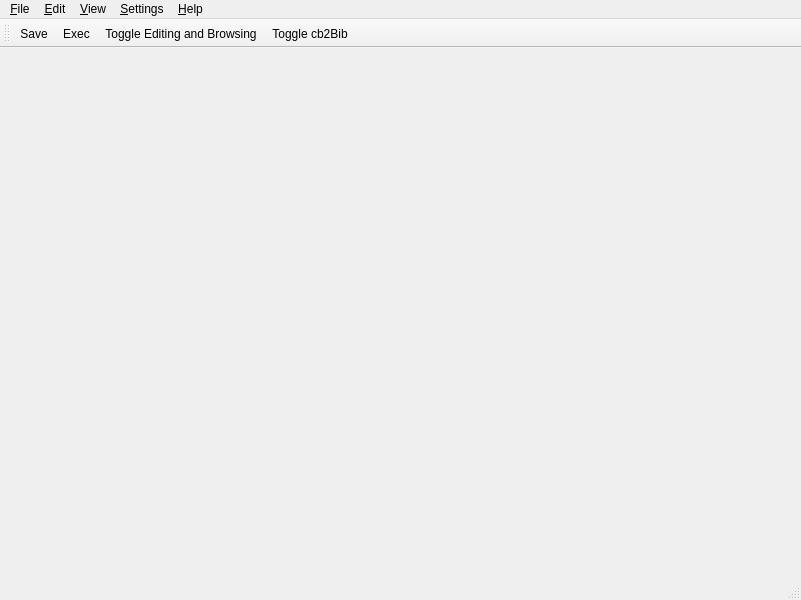
<?xml version="1.0" encoding="UTF-8"?>
<ui version="4.0">
 <author>Pere Constans</author>
 <class>c2bEditor</class>
 <widget class="QMainWindow" name="c2bEditor">
  <property name="geometry">
   <rect>
    <x>0</x>
    <y>0</y>
    <width>801</width>
    <height>600</height>
   </rect>
  </property>
  <property name="windowTitle">
   <string>Editor - cb2Bib</string>
  </property>
  <widget class="QWidget" name="centralwidget"/>
  <widget class="QMenuBar" name="menubar">
   <property name="geometry">
    <rect>
     <x>0</x>
     <y>0</y>
     <width>801</width>
     <height>30</height>
    </rect>
   </property>
   <widget class="QMenu" name="menuHelp">
    <property name="title">
     <string>&amp;Help</string>
    </property>
    <addaction name="helpEditorAction"/>
    <addaction name="separator"/>
    <addaction name="helpCb2BibAction"/>
   </widget>
   <widget class="QMenu" name="menuEdit">
    <property name="title">
     <string>&amp;Edit</string>
    </property>
    <addaction name="setLyXPipeAction"/>
   </widget>
   <widget class="QMenu" name="menuView">
    <property name="title">
     <string>&amp;View</string>
    </property>
    <addaction name="viewEditorModeAction"/>
    <addaction name="separator"/>
    <addaction name="viewCb2BibAction"/>
    <addaction name="separator"/>
    <addaction name="viewZoomInAction"/>
    <addaction name="viewZoomOutAction"/>
    <addaction name="separator"/>
   </widget>
   <widget class="QMenu" name="menuSettings">
    <property name="title">
     <string>&amp;Settings</string>
    </property>
    <addaction name="settingsCb2BibAction"/>
   </widget>
   <widget class="QMenu" name="menuFile">
    <property name="title">
     <string>&amp;File</string>
    </property>
    <addaction name="fileOpenAction"/>
    <addaction name="separator"/>
    <addaction name="fileSaveAction"/>
    <addaction name="fileSaveAsAction"/>
    <addaction name="fileExecAction"/>
    <addaction name="separator"/>
    <addaction name="fileExportEntriesAction"/>
    <addaction name="separator"/>
    <addaction name="fileCloseAction"/>
    <addaction name="separator"/>
    <addaction name="fileExitAction"/>
   </widget>
   <addaction name="menuFile"/>
   <addaction name="menuEdit"/>
   <addaction name="menuView"/>
   <addaction name="menuSettings"/>
   <addaction name="menuHelp"/>
  </widget>
  <widget class="QStatusBar" name="statusbar"/>
  <widget class="QToolBar" name="toolBar">
   <property name="windowTitle">
    <string>Tools</string>
   </property>
   <property name="orientation">
    <enum>Qt::Horizontal</enum>
   </property>
   <attribute name="toolBarArea">
    <enum>TopToolBarArea</enum>
   </attribute>
   <attribute name="toolBarBreak">
    <bool>false</bool>
   </attribute>
   <addaction name="fileSaveAction"/>
   <addaction name="fileExecAction"/>
   <addaction name="viewEditorModeAction"/>
   <addaction name="viewCb2BibAction"/>
  </widget>
  <action name="fileSaveAction">
   <property name="icon">
    <iconset resource="cb2bib.qrc">
     <normaloff>:/icons/icons/filesave22.png</normaloff>:/icons/icons/filesave22.png</iconset>
   </property>
   <property name="text">
    <string>Save</string>
   </property>
   <property name="statusTip">
    <string>Save</string>
   </property>
  </action>
  <action name="fileSaveAsAction">
   <property name="icon">
    <iconset resource="cb2bib.qrc">
     <normaloff>:/icons/icons/filesaveas22.png</normaloff>:/icons/icons/filesaveas22.png</iconset>
   </property>
   <property name="text">
    <string>Save As...</string>
   </property>
   <property name="iconText">
    <string>Save As</string>
   </property>
   <property name="toolTip">
    <string>Save As</string>
   </property>
   <property name="statusTip">
    <string>Save as...</string>
   </property>
  </action>
  <action name="fileExecAction">
   <property name="icon">
    <iconset resource="cb2bib.qrc">
     <normaloff>:/icons/icons/exec22.png</normaloff>:/icons/icons/exec22.png</iconset>
   </property>
   <property name="text">
    <string>Exec</string>
   </property>
  </action>
  <action name="fileCloseAction">
   <property name="icon">
    <iconset resource="cb2bib.qrc">
     <normaloff>:/icons/icons/fileclose22.png</normaloff>:/icons/icons/fileclose22.png</iconset>
   </property>
   <property name="text">
    <string>Close Document</string>
   </property>
   <property name="iconText">
    <string>Close Document</string>
   </property>
   <property name="toolTip">
    <string>Close Document</string>
   </property>
   <property name="statusTip">
    <string>Close document</string>
   </property>
  </action>
  <action name="fileExitAction">
   <property name="icon">
    <iconset resource="cb2bib.qrc">
     <normaloff>:/icons/icons/exit.png</normaloff>:/icons/icons/exit.png</iconset>
   </property>
   <property name="text">
    <string>Exit</string>
   </property>
   <property name="iconText">
    <string>Exit cb2Bib</string>
   </property>
   <property name="toolTip">
    <string>Exit cb2Bib</string>
   </property>
   <property name="statusTip">
    <string>Exit cb2Bib</string>
   </property>
  </action>
  <action name="helpEditorAction">
   <property name="icon">
    <iconset resource="cb2bib.qrc">
     <normaloff>:/icons/icons/help16.png</normaloff>:/icons/icons/help16.png</iconset>
   </property>
   <property name="text">
    <string>Editor Help</string>
   </property>
   <property name="iconText">
    <string>Editor Help</string>
   </property>
   <property name="toolTip">
    <string>Editor Help</string>
   </property>
   <property name="statusTip">
    <string>Editor context help</string>
   </property>
  </action>
  <action name="viewCb2BibAction">
   <property name="icon">
    <iconset resource="cb2bib.qrc">
     <normaloff>:/icons/icons/cb2bib22.png</normaloff>:/icons/icons/cb2bib22.png</iconset>
   </property>
   <property name="text">
    <string>Toggle cb2Bib</string>
   </property>
   <property name="iconText">
    <string>Toggle cb2Bib</string>
   </property>
   <property name="statusTip">
    <string>Toggle cb2Bib</string>
   </property>
   <property name="shortcut">
    <string>F2</string>
   </property>
  </action>
  <action name="setLyXPipeAction">
   <property name="text">
    <string>Set LyX Pipe</string>
   </property>
   <property name="iconText">
    <string>Set active LyX pipe</string>
   </property>
   <property name="toolTip">
    <string>Set LyX pipe</string>
   </property>
   <property name="statusTip">
    <string>Set active LyX pipe</string>
   </property>
  </action>
  <action name="viewEditorModeAction">
   <property name="checkable">
    <bool>true</bool>
   </property>
   <property name="icon">
    <iconset resource="cb2bib.qrc">
     <normaloff>:/icons/icons/edit22.png</normaloff>:/icons/icons/edit22.png</iconset>
   </property>
   <property name="text">
    <string>Toggle Editing and Browsing</string>
   </property>
   <property name="iconText">
    <string>Toggle Editing and Browsing</string>
   </property>
   <property name="toolTip">
    <string>Toggle Editing and Browsing</string>
   </property>
   <property name="statusTip">
    <string>Toggle editing and browsing modes</string>
   </property>
   <property name="visible">
    <bool>false</bool>
   </property>
  </action>
  <action name="viewZoomInAction">
   <property name="icon">
    <iconset resource="cb2bib.qrc">
     <normaloff>:/icons/icons/viewZoomIn.png</normaloff>:/icons/icons/viewZoomIn.png</iconset>
   </property>
   <property name="text">
    <string>Zoom In</string>
   </property>
   <property name="statusTip">
    <string>Zoom in</string>
   </property>
   <property name="visible">
    <bool>false</bool>
   </property>
  </action>
  <action name="viewZoomOutAction">
   <property name="icon">
    <iconset resource="cb2bib.qrc">
     <normaloff>:/icons/icons/viewZoomOut.png</normaloff>:/icons/icons/viewZoomOut.png</iconset>
   </property>
   <property name="text">
    <string>Zoom Out</string>
   </property>
   <property name="statusTip">
    <string>Zoom out</string>
   </property>
   <property name="visible">
    <bool>false</bool>
   </property>
  </action>
  <action name="helpCb2BibAction">
   <property name="icon">
    <iconset resource="cb2bib.qrc">
     <normaloff>:/icons/icons/cb2bib22.png</normaloff>:/icons/icons/cb2bib22.png</iconset>
   </property>
   <property name="text">
    <string>cb2Bib Help</string>
   </property>
   <property name="iconText">
    <string>cb2Bib Help</string>
   </property>
   <property name="toolTip">
    <string>cb2Bib Help</string>
   </property>
   <property name="statusTip">
    <string>cb2Bib context help</string>
   </property>
   <property name="shortcut">
    <string>Shift+F1</string>
   </property>
  </action>
  <action name="settingsCb2BibAction">
   <property name="icon">
    <iconset resource="cb2bib.qrc">
     <normaloff>:/icons/icons/configure.png</normaloff>:/icons/icons/configure.png</iconset>
   </property>
   <property name="text">
    <string>cb2Bib Settings</string>
   </property>
   <property name="iconText">
    <string>cb2Bib Settings</string>
   </property>
   <property name="toolTip">
    <string>cb2Bib Settings</string>
   </property>
   <property name="statusTip">
    <string>cb2Bib settings</string>
   </property>
  </action>
  <action name="fileOpenAction">
   <property name="icon">
    <iconset resource="cb2bib.qrc">
     <normaloff>:/icons/icons/fileopen22.png</normaloff>:/icons/icons/fileopen22.png</iconset>
   </property>
   <property name="text">
    <string>Open</string>
   </property>
   <property name="iconText">
    <string>Open</string>
   </property>
   <property name="statusTip">
    <string>Open document</string>
   </property>
   <property name="visible">
    <bool>false</bool>
   </property>
  </action>
  <action name="fileExportEntriesAction">
   <property name="enabled">
    <bool>false</bool>
   </property>
   <property name="icon">
    <iconset resource="cb2bib.qrc">
     <normaloff>:/icons/icons/configure_bibtex.png</normaloff>:/icons/icons/configure_bibtex.png</iconset>
   </property>
   <property name="text">
    <string>Export Entries</string>
   </property>
   <property name="iconText">
    <string>Export Entries</string>
   </property>
   <property name="toolTip">
    <string>Export Entries</string>
   </property>
   <property name="statusTip">
    <string>Export selected entries</string>
   </property>
   <property name="visible">
    <bool>false</bool>
   </property>
  </action>
 </widget>
 <resources>
  <include location="cb2bib.qrc"/>
 </resources>
 <connections/>
</ui>
